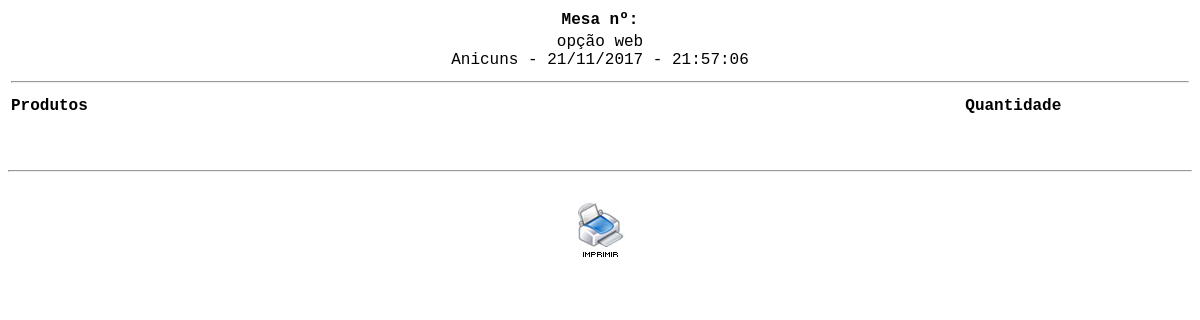
Page /cozinha.php on the earlier database version.
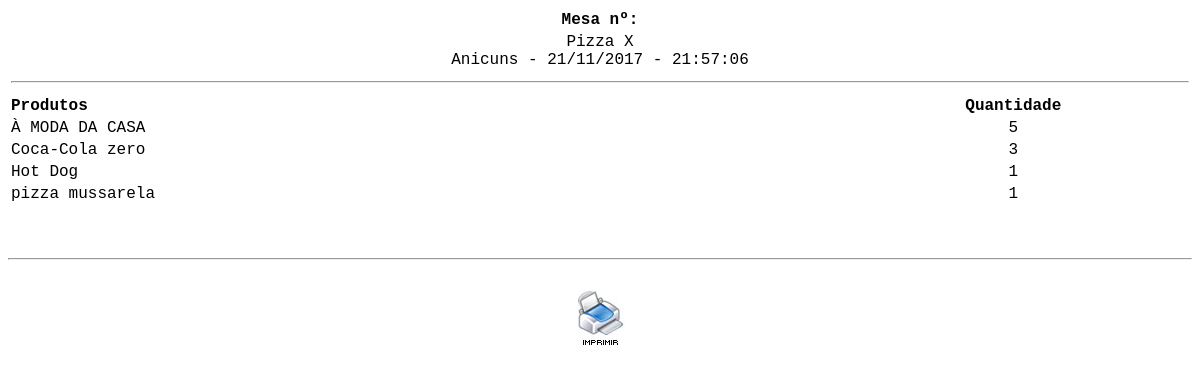
Same page on the later database version.
### tables this page shows
CREATE TABLE `config` (
  `id_conf` int(30) NOT NULL,
  `empresa` varchar(200) NOT NULL,
  `telefone` varchar(30) NOT NULL,
  `pgarcon` int(10) NOT NULL,
  `ativo` int(2) NOT NULL
);

### cozinha.php (the view, shortened to what this page needs)
<?php
$sql = mysql_query("SELECT * FROM config");
$ver = mysql_fetch_array($sql);
?>
<!DOCTYPE html PUBLIC "-//W3C//DTD XHTML 1.0 Transitional//EN" "http://www.w3.org/TR/xhtml1/DTD/xhtml1-transitional.dtd">
<html xmlns="http://www.w3.org/1999/xhtml">
<head>
</head>
<body>
<table width="100%" border="0" class="inputs">
  <tr>
  <?php
 $mesa = $_GET['id_mesa'];
  ?>
  <td align="center"><strong><span class="titulo">Mesa nº: <?php echo $mesa ?></span></strong></td>
  </tr>
  <tr>
    <td align="center"><?php echo $ver['empresa']?> <br/> Anicuns - <?php echo date("d/m/Y - H:i:s"); ?></td>
  </tr>
    <tr>
    <td><hr/></td>
    </tr>
</table>
<table width="100%">
    <tr>
	  <td width="70%"><strong>Produtos</strong></td>
	  <td width="30%" align="center"><strong>Quantidade</strong></td>
  </tr>
	<?php
	$mostra = mysql_query("SELECT produto, SUM(qtd) AS quantidade FROM cozinha GROUP BY produto ")or die(mysql_error());
	while($ver = mysql_fetch_array($mostra)){
		$qtd = $ver['quantidade'];
	?>
  <tr class="fontcomanda">
    <td align="left" bgcolor="#FFFFFF" class="btn"><?php echo $ver['produto']; ?> </td>
    <td align="center" bgcolor="#FFFFFF" class="btn"><?php echo $qtd; ?></td>
  </tr>
  <?php } ?>
	<tr class="fontcomanda">
	  <td colspan="2" align="left" class="btn">&nbsp;</td>
  </tr>
	<tr class="fontcomanda">
	  <td colspan="2" align="center" class="btn"></td>
  </tr>
</table>
 <br/>
<hr />
<br/>
<table width="100%">
	<tr class="fontcomanda">
	  <td width="100%" colspan="3" align="center" class="btn"><a href="?deleta=deleta" onClick="window.print();"><img src="imagens/icon_imprime.jpg" width="60" height="60" border="0" /></a></td>
  </tr>
    </table>
</body>
</html>

Differences in the rows shown:
changed config: empresa "opção web" → "Pizza X"
Other differences:
new list line: "À MODA DA CASA 5"
new list line: "Coca-Cola zero 3"
new list line: "Hot Dog 1"
new list line: "pizza mussarela 1"
